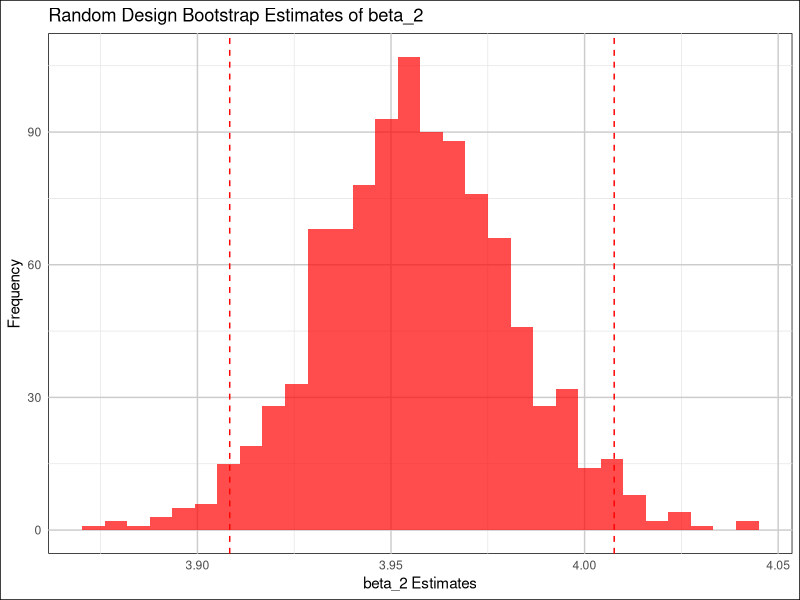
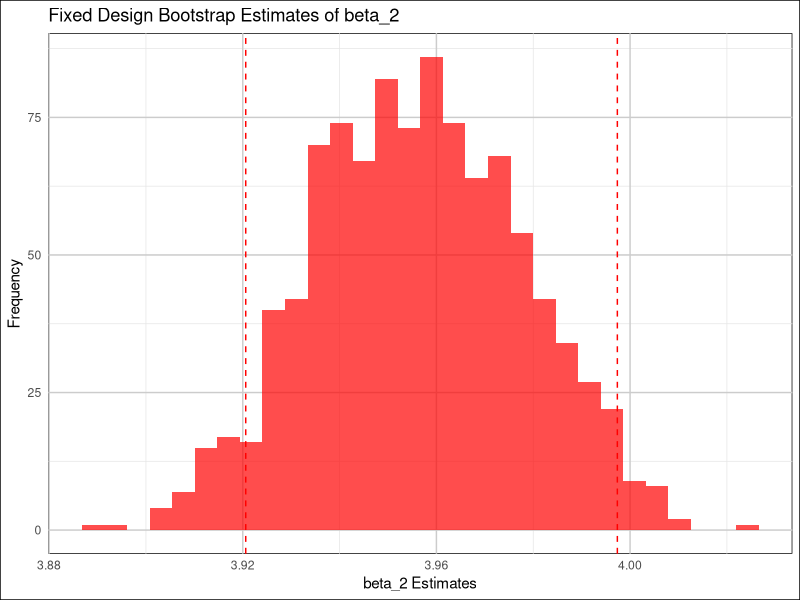
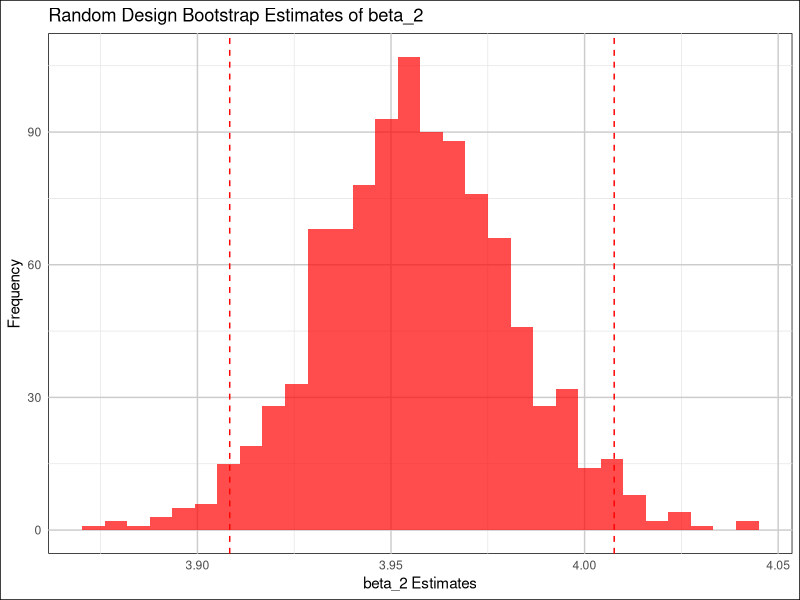
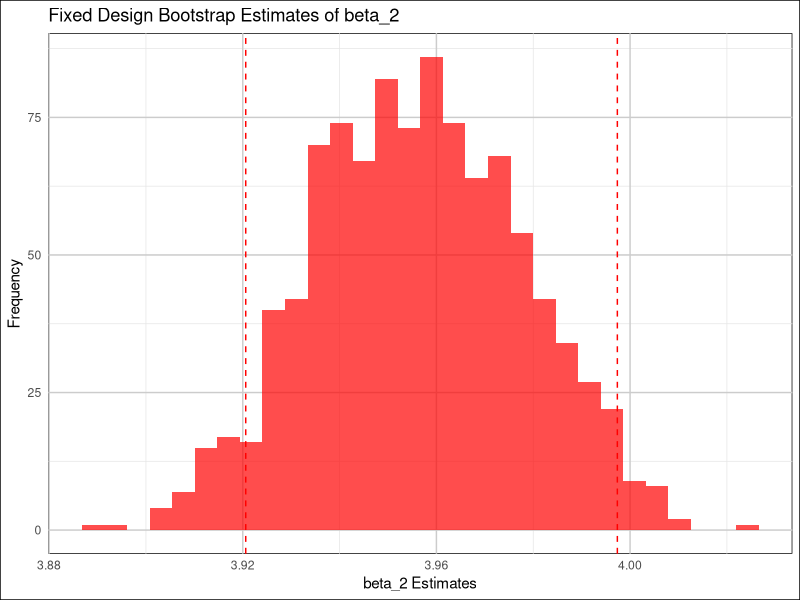

R code for these plots, in order:
## Generating a bootstrap confidence interval for a regression
library(ggplot2)

# generate data
set.seed(123)
X <- runif(20,0,30)
epsilon <- rnorm(20)
beta <- 4
Y <- beta*X+epsilon
data <- data.frame(X=X,Y=Y)

# Standard reg with confidence intervals from distributional assumption on epsilon/Asymptotics:
reg <- lm(Y ~ X,data=data)
summary(reg)

# Bootstrap
beta_2 <- 3.997
M <- 1000
n <- nrow(data)
beta_est <- matrix(numeric(M))
alpha <- 0.05

# Define bootstrap function that gives the estimate (random design)
bootstrap_func <- function(data){
        bootstrap_sample <- data[sample(1:n,n,replace=TRUE),]
        reg_m <- lm(Y ~ X, data=bootstrap_sample)
        beta_est <- coef(reg_m)["X"]
        return(beta_est)
}

for (i in 1:M){
    beta_est[i] <- bootstrap_func(data)
}

beta_ci <- quantile(beta_est,c(alpha/2,1-alpha/2))
print(beta_ci)
hist <- ggplot(data.frame(beta_est), aes(x = beta_est)) +
  geom_histogram(bins = 30, fill="red", alpha = 0.7) +
  geom_vline(xintercept = beta_ci, col = "red", lty = 2) +
  labs(title = "Random Design Bootstrap Estimates of beta_2",
       x = "beta_2 Estimates",
       y = "Frequency") +
  theme_minimal() +
  theme(
    panel.background = element_rect(fill = "white"),
    plot.background = element_rect(fill = "white"),
    panel.grid.major = element_line(color = "grey80"),
    panel.grid.minor = element_line(color = "grey90")
  )  

print(hist)
ggsave("bootstrap_est_reg_random.png",plot=hist,path="C:/Users/jonas/Documents/Economics Bonn/Computational Statistics")


# Bootstrap function for fixed design:
beta_est_f <- matrix(numeric(M))
reg <- lm(Y ~ X, data=data)
fitted_values <- fitted(reg)
residuals <- residuals(reg)
data_reg <- data.frame(fitted_values = fitted_values,residuals=residuals)
bootstrap_func_f <- function(data){
        bootstrap_res <- sample(data_reg$residuals,n,replace=TRUE)
        bootstrap_Y <- data_reg$fitted_values + bootstrap_res
        bootstrap_data <- data.frame(X=data$X,Y=bootstrap_Y)
        reg_f <- lm(Y ~ X, data=bootstrap_data)
        beta_est_f <- coef(reg_f)["X"]
        return(beta_est_f)
}

for (i in 1:M){
    beta_est_f[i] <- bootstrap_func_f(data)
}

CIf <- matrix(numeric(n),nrow=1,ncol=3)
beta_quant <- quantile(beta_est_f,c(1-alpha/2,alpha))
CIf[,2] <- 2*coef(reg)["X"]-beta_quant[1]
CIf[,3] <- 2*coef(reg)["X"]-beta_quant[2]
CIf[,1] <- CIf[,2]<=beta && CIf[,3]>=beta

hist <- ggplot(data.frame(beta_est_f), aes(x = beta_est_f)) +
  geom_histogram(bins = 30, fill="red", alpha = 0.7) +
  geom_vline(xintercept = beta_quant, col = "red", lty = 2) +
  labs(title = "Fixed Design Bootstrap Estimates of beta_2",
       x = "beta_2 Estimates",
       y = "Frequency") +
  theme_minimal() +
  theme(
    panel.background = element_rect(fill = "white"),
    plot.background = element_rect(fill = "white"),
    panel.grid.major = element_line(color = "grey80"),
    panel.grid.minor = element_line(color = "grey90")
  )  

print(hist)
ggsave("bootstrap_est_reg_fixed.png",plot=hist,path="C:/Users/jonas/Documents/Economics Bonn/Computational Statistics")
